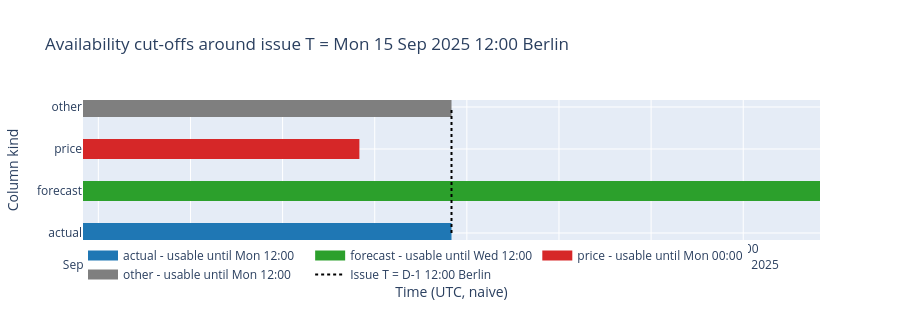

The code cell stored with this chart in its notebook:
### Code cell
# Visualise the cutoffs around an example issue time.
# We pass timestamps as ISO strings to plotly because in pandas 2.2 plotly's
# add_vline internally tries Timestamp +/- int and trips a TypeError.
DELIVERY = date(2025, 9, 16)
issue = issue_time_for(DELIVERY)
issue_local = issue.tz_convert("Europe/Berlin")
issue_iso = issue.tz_convert("UTC").tz_localize(None).isoformat()

rows = []
for kind, rule in RULES.items():
    cutoff = (issue + rule.max_age_offset).tz_convert("UTC").tz_localize(None)
    start = (issue.tz_convert("UTC").tz_localize(None) - pd.Timedelta(days=2)).isoformat()
    rows.append({
        "kind": kind,
        "start": start,
        "cutoff": cutoff.isoformat(),
        "label_at": (issue + rule.max_age_offset).tz_convert("Europe/Berlin").strftime("%a %H:%M"),
    })
rule_df = pd.DataFrame(rows)

color_map = {"actual": "#1f77b4", "forecast": "#2ca02c", "price": "#d62728", "other": "#7f7f7f"}
order = ["actual", "forecast", "price", "other"]

fig = go.Figure()
for _, r in rule_df.iterrows():
    fig.add_trace(go.Scatter(
        x=[r["start"], r["cutoff"]],
        y=[r["kind"], r["kind"]],
        mode="lines",
        line=dict(color=color_map[r["kind"]], width=20),
        name=f"{r['kind']} - usable until {r['label_at']}",
        hovertemplate=f"{r['kind']}: usable until {r['label_at']}<extra></extra>",
    ))
# Issue-time marker as a vertical Scatter, not add_vline
fig.add_trace(go.Scatter(
    x=[issue_iso, issue_iso],
    y=[order[0], order[-1]],
    mode="lines",
    line=dict(color="black", width=2, dash="dot"),
    name="Issue T = D-1 12:00 Berlin",
    hovertemplate="Issue T<extra></extra>",
))
fig.update_layout(
    title=f"Availability cut-offs around issue T = {issue_local.strftime('%a %d %b %Y %H:%M Berlin')}",
    xaxis_title="Time (UTC, naive)",
    yaxis=dict(categoryorder="array", categoryarray=order, title="Column kind"),
    height=320,
    showlegend=True,
    legend=dict(orientation="h", yanchor="bottom", y=-0.35),
)
fig

### Figure 1 — Plotly figure (JSON) as saved in the notebook; plotly's stock layout.template omitted (floating-point values rounded to 4 significant figures)
{"data": [{"hovertemplate": "actual: usable until Mon 12:00<extra></extra>", "line": {"color": "#1f77b4", "width": 20}, "mode": "lines", "name": "actual - usable until Mon 12:00", "type": "scatter", "x": ["2025-09-13T10:00:00", "2025-09-15T10:00:00"], "y": ["actual", "actual"]}, {"hovertemplate": "forecast: usable until Wed 12:00<extra></extra>", "line": {"color": "#2ca02c", "width": 20}, "mode": "lines", "name": "forecast - usable until Wed 12:00", "type": "scatter", "x": ["2025-09-13T10:00:00", "2025-09-17T10:00:00"], "y": ["forecast", "forecast"]}, {"hovertemplate": "price: usable until Mon 00:00<extra></extra>", "line": {"color": "#d62728", "width": 20}, "mode": "lines", "name": "price - usable until Mon 00:00", "type": "scatter", "x": ["2025-09-13T10:00:00", "2025-09-14T22:00:00"], "y": ["price", "price"]}, {"hovertemplate": "other: usable until Mon 12:00<extra></extra>", "line": {"color": "#7f7f7f", "width": 20}, "mode": "lines", "name": "other - usable until Mon 12:00", "type": "scatter", "x": ["2025-09-13T10:00:00", "2025-09-15T10:00:00"], "y": ["other", "other"]}, {"hovertemplate": "Issue T<extra></extra>", "line": {"color": "black", "dash": "dot", "width": 2}, "mode": "lines", "name": "Issue T = D-1 12:00 Berlin", "type": "scatter", "x": ["2025-09-15T10:00:00", "2025-09-15T10:00:00"], "y": ["actual", "other"]}], "layout": {"height": 320, "legend": {"orientation": "h", "y": -0.35, "yanchor": "bottom"}, "showlegend": true, "title": {"text": "Availability cut-offs around issue T = Mon 15 Sep 2025 12:00 Berlin"}, "xaxis": {"title": {"text": "Time (UTC, naive)"}}, "yaxis": {"categoryarray": ["actual", "forecast", "price", "other"], "categoryorder": "array", "title": {"text": "Column kind"}}}}
